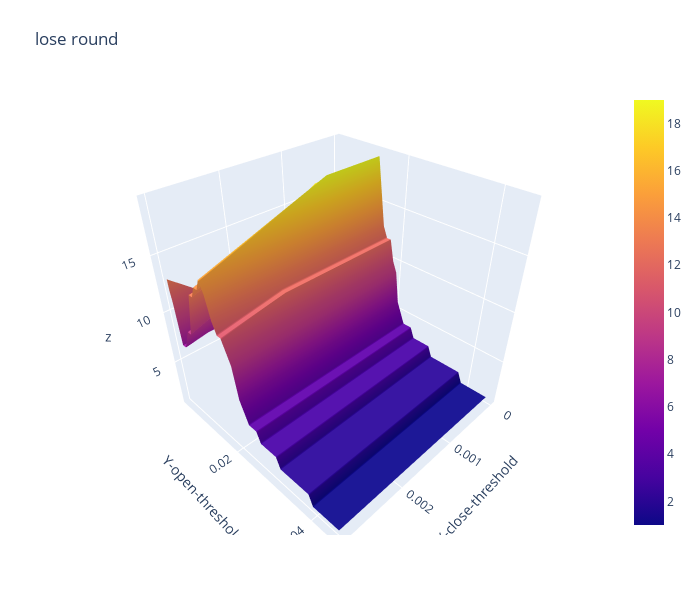

The cell this chart's notebook holds for it:
### Code cell
import plotly.graph_objects as go

x_data = df_lose_round.columns.to_list() # close threshold

y_data = df_lose_round.index.to_list() # open threshold

z_data = df_lose_round.copy(deep=True) # win rate

fig = go.Figure(data=[go.Surface(z=z_data.values,x=x_data,y=y_data)])

fig.update_layout(title="lose round", # 标题
                  autosize=False,  # 尺度自动缩放
                  width=700,  # 长宽
                  height=600,
                  margin=dict(l=65,r=50,b=65,t=90),  # 4个位置的距离
                  scene=dict(xaxis_title='X-close-threshold',yaxis_title='Y-open-threshold')
                )

fig.show()

### Figure 1 — Plotly figure (JSON) as saved in the notebook; plotly's stock layout.template omitted (floating-point values rounded to 4 significant figures; data arrays with more than 128 entries replaced by an {"elided": "..."} marker saying what was removed)
{"data": [{"type": "surface", "x": [0, 0.001, 0.002, 0.003], "y": [0.0031, 0.0032, 0.0035, 0.004, 0.005, 0.006, 0.007, 0.008, 0.009, 0.01, 0.011, 0.012, 0.013, 0.014, 0.015, 0.016, 0.017, 0.018, 0.019, 0.02, 0.021, 0.022, 0.023, 0.024, 0.025, 0.026, 0.027, 0.028, 0.029, 0.03, 0.031, 0.032, 0.033, 0.034, 0.035, 0.036, 0.037, 0.038, 0.039, 0.04, 0.041, 0.042, 0.043, 0.044, 0.045], "z": {"elided": "45x4 int values"}}], "layout": {"autosize": false, "height": 600, "margin": {"b": 65, "l": 65, "r": 50, "t": 90}, "scene": {"xaxis": {"title": {"text": "X-close-threshold"}}, "yaxis": {"title": {"text": "Y-open-threshold"}}}, "title": {"text": "lose round"}, "width": 700}}
